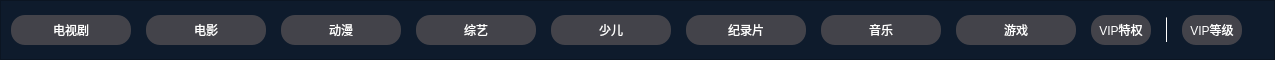
<?xml version="1.0" encoding="UTF-8"?>
<ui version="4.0">
 <class>SwitchVideoType</class>
 <widget class="QWidget" name="SwitchVideoType">
  <property name="geometry">
   <rect>
    <x>0</x>
    <y>0</y>
    <width>1275</width>
    <height>60</height>
   </rect>
  </property>
  <property name="minimumSize">
   <size>
    <width>0</width>
    <height>60</height>
   </size>
  </property>
  <property name="maximumSize">
   <size>
    <width>16777215</width>
    <height>60</height>
   </size>
  </property>
  <property name="windowTitle">
   <string>Form</string>
  </property>
  <property name="styleSheet">
   <string notr="true">/*选择阴影item*/
QFrame#frame_switch
{
background-color: #0e1b2c;
}

QFrame#frame_switch QPushButton
{
border-radius:14px;
color: white;
background-color: #43434a;
}

QFrame#frame_switch QPushButton:hover
{
color: black;
background-color: #ffdea3;
}
</string>
  </property>
  <layout class="QVBoxLayout" name="verticalLayout">
   <property name="spacing">
    <number>0</number>
   </property>
   <property name="leftMargin">
    <number>0</number>
   </property>
   <property name="topMargin">
    <number>0</number>
   </property>
   <property name="rightMargin">
    <number>0</number>
   </property>
   <property name="bottomMargin">
    <number>0</number>
   </property>
   <item>
    <widget class="QFrame" name="frame_switch">
     <property name="styleSheet">
      <string notr="true"/>
     </property>
     <property name="frameShape">
      <enum>QFrame::StyledPanel</enum>
     </property>
     <property name="frameShadow">
      <enum>QFrame::Raised</enum>
     </property>
     <layout class="QHBoxLayout" name="horizontalLayout_2">
      <property name="spacing">
       <number>0</number>
      </property>
      <property name="leftMargin">
       <number>0</number>
      </property>
      <property name="topMargin">
       <number>0</number>
      </property>
      <property name="rightMargin">
       <number>0</number>
      </property>
      <property name="bottomMargin">
       <number>0</number>
      </property>
      <item>
       <layout class="QHBoxLayout" name="horizontalLayout">
        <property name="spacing">
         <number>15</number>
        </property>
        <item>
         <spacer name="horizontalSpacer_2">
          <property name="orientation">
           <enum>Qt::Horizontal</enum>
          </property>
          <property name="sizeType">
           <enum>QSizePolicy::Fixed</enum>
          </property>
          <property name="sizeHint" stdset="0">
           <size>
            <width>10</width>
            <height>20</height>
           </size>
          </property>
         </spacer>
        </item>
        <item>
         <widget class="QPushButton" name="pushButton_type1">
          <property name="minimumSize">
           <size>
            <width>120</width>
            <height>30</height>
           </size>
          </property>
          <property name="maximumSize">
           <size>
            <width>120</width>
            <height>16777215</height>
           </size>
          </property>
          <property name="styleSheet">
           <string notr="true"/>
          </property>
          <property name="text">
           <string>电视剧</string>
          </property>
          <property name="flat">
           <bool>true</bool>
          </property>
         </widget>
        </item>
        <item>
         <widget class="QPushButton" name="pushButton_type2">
          <property name="minimumSize">
           <size>
            <width>120</width>
            <height>30</height>
           </size>
          </property>
          <property name="maximumSize">
           <size>
            <width>120</width>
            <height>16777215</height>
           </size>
          </property>
          <property name="styleSheet">
           <string notr="true"/>
          </property>
          <property name="text">
           <string>电影</string>
          </property>
          <property name="flat">
           <bool>true</bool>
          </property>
         </widget>
        </item>
        <item>
         <widget class="QPushButton" name="pushButton_type3">
          <property name="minimumSize">
           <size>
            <width>120</width>
            <height>30</height>
           </size>
          </property>
          <property name="maximumSize">
           <size>
            <width>120</width>
            <height>16777215</height>
           </size>
          </property>
          <property name="styleSheet">
           <string notr="true"/>
          </property>
          <property name="text">
           <string>动漫</string>
          </property>
          <property name="flat">
           <bool>true</bool>
          </property>
         </widget>
        </item>
        <item>
         <widget class="QPushButton" name="pushButton_type4">
          <property name="minimumSize">
           <size>
            <width>120</width>
            <height>30</height>
           </size>
          </property>
          <property name="maximumSize">
           <size>
            <width>120</width>
            <height>16777215</height>
           </size>
          </property>
          <property name="styleSheet">
           <string notr="true"/>
          </property>
          <property name="text">
           <string>综艺</string>
          </property>
          <property name="flat">
           <bool>true</bool>
          </property>
         </widget>
        </item>
        <item>
         <widget class="QPushButton" name="pushButton_type5">
          <property name="minimumSize">
           <size>
            <width>120</width>
            <height>30</height>
           </size>
          </property>
          <property name="maximumSize">
           <size>
            <width>120</width>
            <height>16777215</height>
           </size>
          </property>
          <property name="styleSheet">
           <string notr="true"/>
          </property>
          <property name="text">
           <string>少儿</string>
          </property>
          <property name="flat">
           <bool>true</bool>
          </property>
         </widget>
        </item>
        <item>
         <widget class="QPushButton" name="pushButton_type6">
          <property name="minimumSize">
           <size>
            <width>120</width>
            <height>30</height>
           </size>
          </property>
          <property name="maximumSize">
           <size>
            <width>120</width>
            <height>16777215</height>
           </size>
          </property>
          <property name="styleSheet">
           <string notr="true"/>
          </property>
          <property name="text">
           <string>纪录片</string>
          </property>
          <property name="flat">
           <bool>true</bool>
          </property>
         </widget>
        </item>
        <item>
         <widget class="QPushButton" name="pushButton_type7">
          <property name="minimumSize">
           <size>
            <width>120</width>
            <height>30</height>
           </size>
          </property>
          <property name="maximumSize">
           <size>
            <width>120</width>
            <height>16777215</height>
           </size>
          </property>
          <property name="styleSheet">
           <string notr="true"/>
          </property>
          <property name="text">
           <string>音乐</string>
          </property>
          <property name="flat">
           <bool>true</bool>
          </property>
         </widget>
        </item>
        <item>
         <widget class="QPushButton" name="pushButton_type8">
          <property name="minimumSize">
           <size>
            <width>120</width>
            <height>30</height>
           </size>
          </property>
          <property name="maximumSize">
           <size>
            <width>120</width>
            <height>16777215</height>
           </size>
          </property>
          <property name="styleSheet">
           <string notr="true"/>
          </property>
          <property name="text">
           <string>游戏</string>
          </property>
          <property name="flat">
           <bool>true</bool>
          </property>
         </widget>
        </item>
        <item>
         <widget class="QPushButton" name="pushButton_vip1">
          <property name="minimumSize">
           <size>
            <width>60</width>
            <height>30</height>
           </size>
          </property>
          <property name="maximumSize">
           <size>
            <width>60</width>
            <height>16777215</height>
           </size>
          </property>
          <property name="text">
           <string>VIP特权</string>
          </property>
          <property name="flat">
           <bool>true</bool>
          </property>
         </widget>
        </item>
        <item>
         <widget class="Line" name="line">
          <property name="minimumSize">
           <size>
            <width>1</width>
            <height>26</height>
           </size>
          </property>
          <property name="maximumSize">
           <size>
            <width>1</width>
            <height>26</height>
           </size>
          </property>
          <property name="orientation">
           <enum>Qt::Vertical</enum>
          </property>
         </widget>
        </item>
        <item>
         <widget class="QPushButton" name="pushButton_vip2">
          <property name="minimumSize">
           <size>
            <width>60</width>
            <height>30</height>
           </size>
          </property>
          <property name="maximumSize">
           <size>
            <width>60</width>
            <height>16777215</height>
           </size>
          </property>
          <property name="text">
           <string>VIP等级</string>
          </property>
          <property name="flat">
           <bool>true</bool>
          </property>
         </widget>
        </item>
        <item>
         <spacer name="horizontalSpacer">
          <property name="orientation">
           <enum>Qt::Horizontal</enum>
          </property>
          <property name="sizeType">
           <enum>QSizePolicy::Expanding</enum>
          </property>
          <property name="sizeHint" stdset="0">
           <size>
            <width>40</width>
            <height>20</height>
           </size>
          </property>
         </spacer>
        </item>
       </layout>
      </item>
     </layout>
    </widget>
   </item>
  </layout>
 </widget>
 <resources/>
 <connections/>
</ui>
